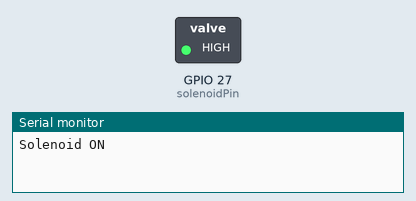
Simulated run of this sketch. Board: ESP32. Shown: switched loads named in the sketch (green lamp = pin HIGH), the last lines printed to the serial monitor.

Above: at 1.0 s.
At 4.5 s:
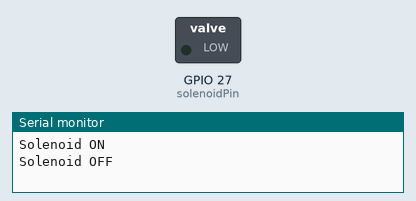
Timing chart, 0 to 9.1 s (numbered marks = the images above):
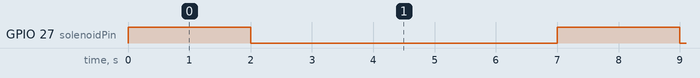

Measured:
- by itself, GPIO 27 (solenoidPin): alternates HIGH for 2.0 s and LOW for 5.0 s

The sketch:

_ESP-32._.ino
```cpp
// ESP32 Relay Control Test
const int solenoidPin = 27;

void setup() {
  pinMode(solenoidPin, OUTPUT);
  Serial.begin(115200);
}

void loop() {
  Serial.println("Solenoid ON");
  digitalWrite(solenoidPin, HIGH);
  delay(2000);

  Serial.println("Solenoid OFF");
  digitalWrite(solenoidPin, LOW);
  delay(5000);
}
```
